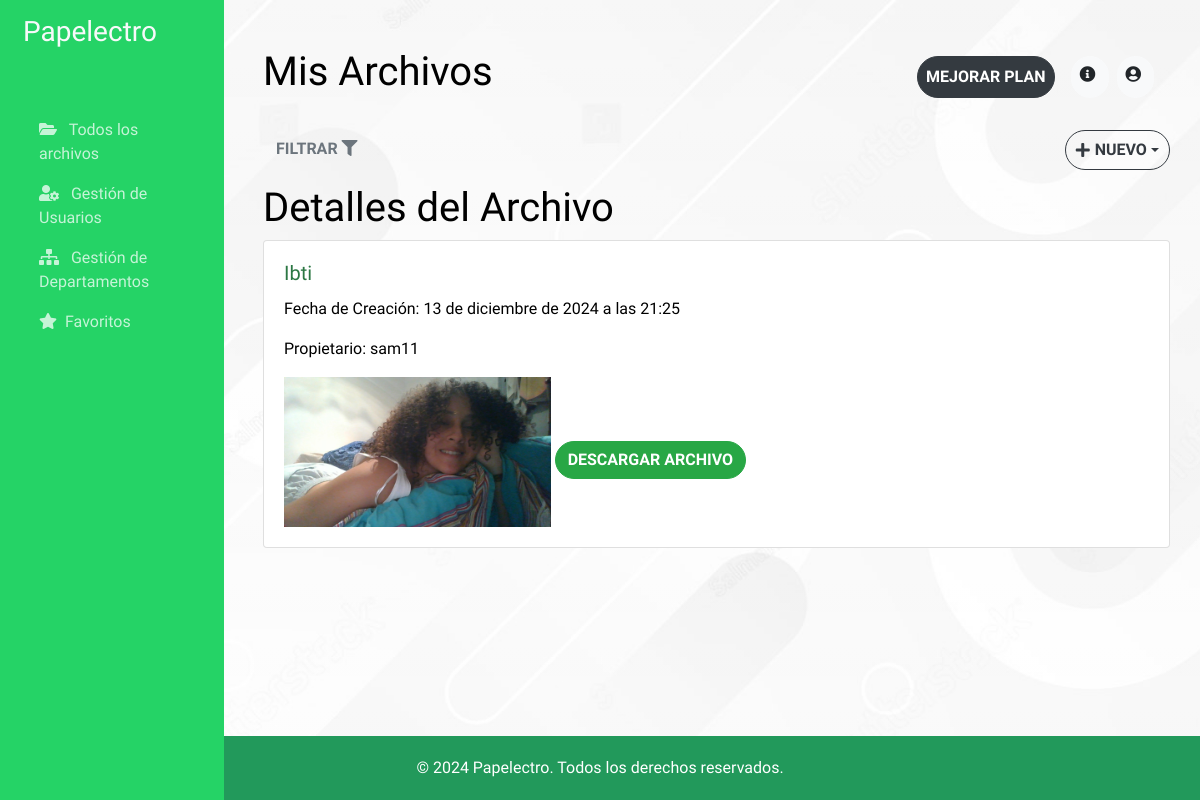
/archivo/2/detalle/ (signed in), run on the app's committed database.
### main/models.py (models this page shows)
class Archivo(models.Model):
    archivo = models.FileField(upload_to='uploads/')
    nombre = models.CharField(max_length=255)
    fecha_creacion = models.DateTimeField(auto_now_add=True)
    empresa = models.ForeignKey(Empresa, on_delete=models.CASCADE, related_name="archivos")
    directorio = models.ForeignKey(Directorio, null=True, blank=True, related_name='archivos', on_delete=models.CASCADE)
    propietario = models.ForeignKey(User, on_delete=models.CASCADE)
    grupo = models.ForeignKey(Group, null=True, blank=True, on_delete=models.SET_NULL)  # Asociar archivo a un grupo
    favorito = models.BooleanField(default=False)  # New field to mark as favorite
    @property
    def tipo(self):
        if self.archivo.name.endswith(('.jpg', '.jpeg', '.png', '.gif')):
            return 'image'
        elif self.archivo.name.endswith(('.mp4', '.webm', '.ogg')):
            return 'video'
        elif self.archivo.name.endswith('.pdf'):
            return 'pdf'
        elif self.archivo.name.endswith(('.txt', '.md', '.log')):
            return 'text'
        return 'unknown'

### main/views.py (the view)
# urls.py: path('archivo/<int:pk>/detalle/', ArchivoDetailView.as_view(), name='detalle-archivo'),
class ArchivoDetailView(LoginRequiredMixin, DetailView):
    model = Archivo
    template_name = "main/detalle_archivo.html"
    context_object_name = "archivo"
    def get_context_data(self, **kwargs):
        context = super().get_context_data(**kwargs)
        archivo = self.get_object()
        context['archivo_url'] = archivo.archivo.url
        return context

### main/templates/main/detalle_archivo.html
{% extends 'main/admin_dashboard.html' %}
{% block content %}
<h1>Detalles del Archivo</h1>
<div class="card">
    <div class="card-body">
        <h5 class="card-title">{{ archivo.nombre }}</h5>
        <p class="card-text">Fecha de Creación: {{ archivo.fecha_creacion }}</p>
        <p class="card-text">Propietario: {{ archivo.propietario.username }}</p>
        {% if archivo.tipo == 'image' %}
            <img src="{{ archivo.archivo.url }}" alt="{{ archivo.nombre }}" class="img-fluid">
        {% elif archivo.tipo == 'video' %}
            <video class="w-100" height="400" controls>
                <source src="{{ archivo.archivo.url }}" type="video/mp4">
                Your browser does not support the video tag.
            </video>
        {% elif archivo.tipo == 'pdf' %}
            <a href="{% url 'export-pdf' archivo.pk %}" class='btn btn-outline-info mt-3'> ver pdf </a>
        {% elif archivo.tipo == 'text' %}
            <pre>{{ archivo.archivo.read }}</pre>
        {% else %}
            <p>Este archivo no se puede mostrar en línea.</p>
        {% endif %}
        <a href="{% url 'archivos-descargar' archivo.pk %}" class="btn btn-success mt-3">
            Descargar Archivo
        </a>
    </div>
</div>
{% endblock %}

### main/static/main/css/styles.css (style rules this page uses)
body, .text, .card-title { font-family: "Mitr", sans-serif; font-style: normal; }
.card { transition: transform 0.3s ease-in-out, box-shadow 0.3s ease-in-out; }
.btn { font-weight: bold; text-transform: uppercase; }
.card-title { color: #2c7744; }
body { background: linear-gradient(rgba(255, 255, 255, 0.43), rgba(255, 255, 255, 0.392)), url("../img/backgrounds/background.jpg") center/cover fixed; color: black; }
.btn { border-radius: 50px; font-size: 1rem; }
.img-fluid { height: 150px; }

### data on the page
Archivo: nombre "Ibti", fecha_creacion "13 de diciembre de 2024 a las 21:25", propietario.username "sam11", archivo (picture)
